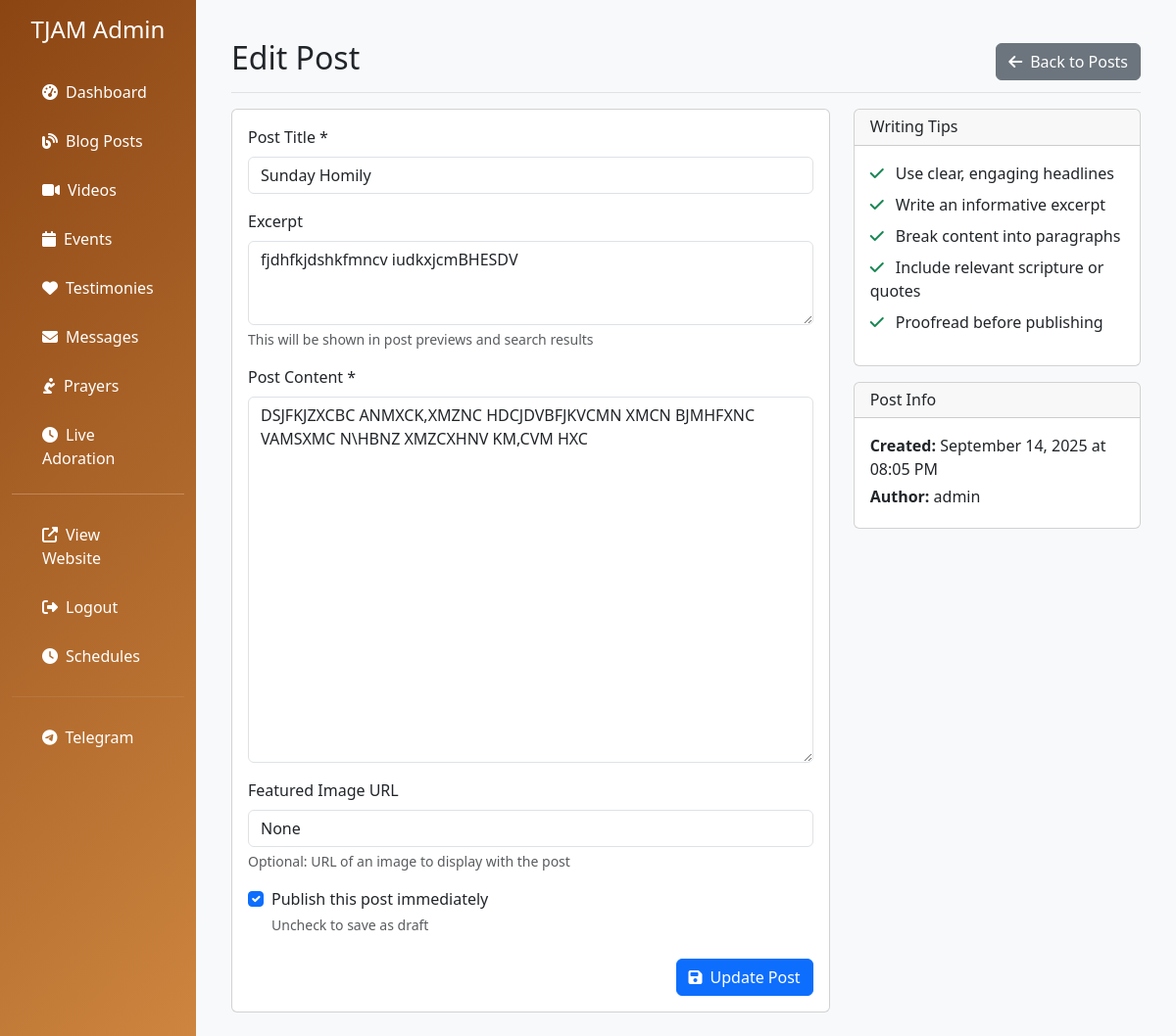
The page /admin/posts/1/edit (signed in) on the database its author committed.
### app.py (models this page shows)
class BlogPost(db.Model):
    id = db.Column(db.Integer, primary_key=True)
    title = db.Column(db.String(200), nullable=False)
    content = db.Column(db.Text, nullable=False)
    excerpt = db.Column(db.String(300))
    author_id = db.Column(db.Integer, db.ForeignKey('user.id'), nullable=False)
    author = db.relationship('User', backref=db.backref('posts', lazy=True))
    created_at = db.Column(db.DateTime, default=datetime.utcnow)
    updated_at = db.Column(db.DateTime, default=datetime.utcnow, onupdate=datetime.utcnow)
    featured_image = db.Column(db.String(200))
    is_published = db.Column(db.Boolean, default=True)

class User(UserMixin, db.Model):
    id = db.Column(db.Integer, primary_key=True)
    username = db.Column(db.String(80), unique=True, nullable=False)
    email = db.Column(db.String(120), unique=True, nullable=False)
    password_hash = db.Column(db.String(120), nullable=False)
    is_admin = db.Column(db.Boolean, default=False)
    created_at = db.Column(db.DateTime, default=datetime.utcnow)

### app.py (the view, shortened to what this page needs)
@app.route('/admin/posts/<int:post_id>/edit', methods=['GET', 'POST'])
@login_required
def admin_edit_post(post_id):
    if not current_user.is_admin:
        return redirect(url_for('index'))
    post = BlogPost.query.get_or_404(post_id)
    return render_template('admin/post_form.html', post=post)

### app.py (called while the page is built)
@app.context_processor
def inject_current_year():
    return {'current_year': datetime.now().year}

@login_manager.user_loader
def load_user(user_id):
    return User.query.get(int(user_id))

### templates/admin/post_form.html (shortened to what this page needs)
{% extends "admin/base.html" %}
{% block content %}
<div class="d-flex justify-content-between flex-wrap flex-md-nowrap align-items-center pt-3 pb-2 mb-3 border-bottom">
    <h1 class="h2">{{ 'Edit Post' if post else 'New Post' }}</h1>
    <a href="{{ url_for('admin_posts') }}" class="btn btn-secondary">
        <i class="fas fa-arrow-left me-2"></i>Back to Posts
    </a>
</div>
<div class="row">
    <div class="col-lg-8">
        <div class="card">
            <div class="card-body">
                <form method="POST">
                    <div class="mb-3">
                        <label for="title" class="form-label">Post Title *</label>
                        <input type="text" class="form-control" id="title" name="title"
                               value="{{ post.title if post else '' }}" required>
                    </div>
                    <div class="mb-3">
                        <label for="excerpt" class="form-label">Excerpt</label>
                        <textarea class="form-control" id="excerpt" name="excerpt" rows="3"
                                  placeholder="Brief summary of the post (optional)">{{ post.excerpt if post else '' }}</textarea>
                        <div class="form-text">This will be shown in post previews and search results</div>
                    </div>
                    <div class="mb-3">
                        <label for="content" class="form-label">Post Content *</label>
                        <textarea class="form-control" id="content" name="content" rows="15" required
                                  placeholder="Write your blog post content here...">{{ post.content if post else '' }}</textarea>
                    </div>
                    <div class="mb-3">
                        <label for="featured_image" class="form-label">Featured Image URL</label>
                        <input type="url" class="form-control" id="featured_image" name="featured_image"
                               value="{{ post.featured_image if post else '' }}"
                               placeholder="https://example.com/image.jpg">
                        <div class="form-text">Optional: URL of an image to display with the post</div>
                    </div>
                    <div class="mb-4">
                        <div class="form-check">
                            <input class="form-check-input" type="checkbox" id="is_published" name="is_published"
                                   {{ 'checked' if post and post.is_published else '' }}>
                            <label class="form-check-label" for="is_published">
                                Publish this post immediately
                            </label>
                            <div class="form-text">Uncheck to save as draft</div>
                        </div>
                    </div>
                    <div class="d-flex justify-content-end">
                        <button type="submit" class="btn btn-primary">
                            <i class="fas fa-save me-2"></i>{{ 'Update Post' if post else 'Create Post' }}
                        </button>
                    </div>
                </form>
            </div>
        </div>
    </div>
    <div class="col-lg-4">
        <div class="card">
            <div class="card-header">
                <h6 class="mb-0">Writing Tips</h6>
            </div>
            <div class="card-body">
                <ul class="list-unstyled">
                    <li class="mb-2">
                        <i class="fas fa-check text-success me-2"></i>
                        Use clear, engaging headlines
                    </li>
                    <li class="mb-2">
                        <i class="fas fa-check text-success me-2"></i>
                        Write an informative excerpt
                    </li>
                    <li class="mb-2">
                        <i class="fas fa-check text-success me-2"></i>
                        Break content into paragraphs
                    </li>
                    <li class="mb-2">
                        <i class="fas fa-check text-success me-2"></i>
                        Include relevant scripture or quotes
                    </li>
                    <li class="mb-2">
                        <i class="fas fa-check text-success me-2"></i>
                        Proofread before publishing
                    </li>
                </ul>
            </div>
        </div>
        {% if post %}
        <div class="card mt-3">
            <div class="card-header">
                <h6 class="mb-0">Post Info</h6>
            </div>
            <div class="card-body">
                <p class="mb-1"><strong>Created:</strong> {{ post.created_at.strftime('%B %d, %Y at %I:%M %p') }}</p>
                <p class="mb-1"><strong>Author:</strong> {{ post.author.username }}</p>
            </div>
        </div>
        {% endif %}
    </div>
</div>
{% endblock %}

### rows shown on the page
BlogPost: title "Sunday Homily", excerpt "fjdhfkjdshkfmncv iudkxjcmBHESDV", content "DSJFKJZXCBC ANMXCK,XMZNC HDCJDVBFJKVCMN XMCN BJMHFXNC VAMSXMC N\\HBNZ XMZCXHNV KM,CVM HXC", featured_image "None", created_at "September 14, 2025 at 08:05 PM"
User: author.username "admin"

### other values the page prints
{{ 'Edit Post' if post else 'New Post' }} "Edit Post"
{{ 'Update Post' if post else 'Create Post' }} "Update Post"
